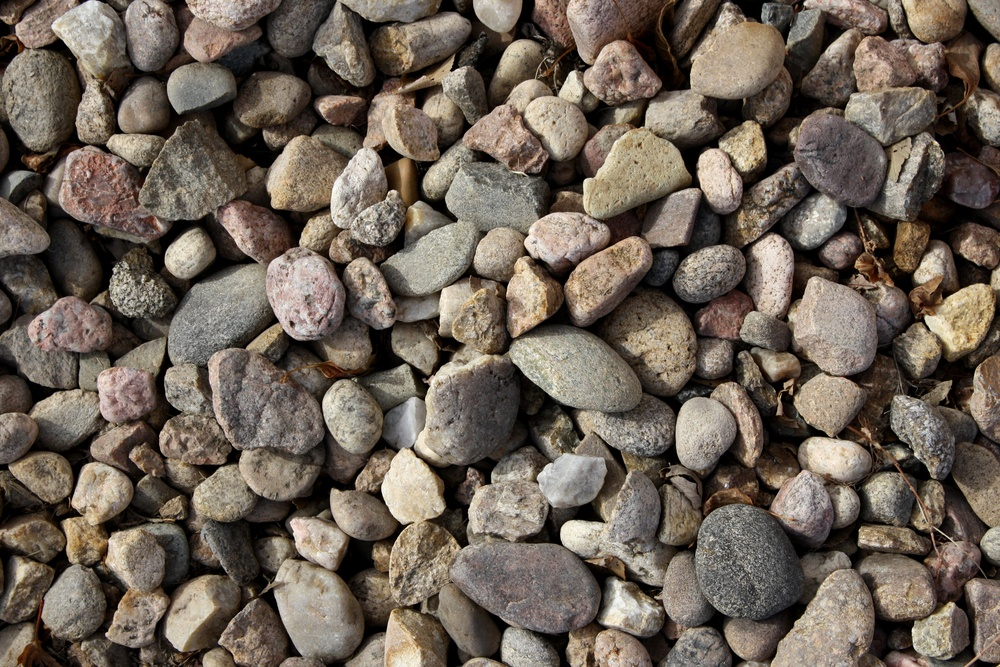
#> input picture pebble-rock-gravel-texture.jpg, 1000 x 667 px, shrunk from 3888 x 2592 before the run, found by its file name; the run also reads 2 pictures not shown here
$ jupyter execute Image_Processing_Scikit_Image_Final.ipynb
#> lines starting #> are read from the running program, lines starting #| are printed output that depends on the picture; after the words box and inside, x2 and y2 are one past the last pixel; in counts of white or black regions, pixels touching at a corner belong together
# **Scikit-image**
# **Fangayou Yaya Ouattara**

# **Image Acquisition and Processing Overview**
This notebook processes five geoscience-related images representing rock textures, outcrops, satellite imagery, terrain maps, and mineral samples using scikit-image. The images are maintained in their original color format unless grayscale conversion is required for specific processing techniques. This approach ensures that geological features are preserved while enabling effective analysis through various image processing methods.

A range of techniques is applied to enhance and extract geological features. Edge detection (Sobel and Canny filters) highlights boundaries in rock formations, while segmentation methods (Watershed and Otsu's Thresholding) isolate distinct geological structures. Histogram equalization improves contrast in satellite and terrain images, revealing finer details, and geometric transformations (such as the Swirl effect) demonstrate spatial distortions for experimental visualization. This workflow ensures accurate feature extraction and analysis, making it highly applicable in remote sensing, structural geology, and mineral identification.

[cell 1]
import numpy as np
import matplotlib.pyplot as plt
from skimage import io
import requests
from io import BytesIO

# GitHub Raw URLs
image_urls = {
    "Rock": "https://raw.githubusercontent.com/fangayou90/Final-Module/main/pebble-rock-gravel-texture.jpg",
    "Outcrop": "https://raw.githubusercontent.com/fangayou90/Final-Module/main/Fayetteville_shale_outcrop.jpg",
    "Satellite": "https://raw.githubusercontent.com/fangayou90/Final-Module/main/North_America_satellite_orthographic.jpg",
    "Terrain": "https://raw.githubusercontent.com/fangayou90/Final-Module/main/Whole_world_-_land_and_oceans.jpg",
    "Mineral": "https://raw.githubusercontent.com/fangayou90/Final-Module/main/cerussite_1.png"
}

images = {}

# Download and load images (Keep them in color)
for name, url in image_urls.items():
    try:
        response = requests.get(url, stream=True)
        response.raise_for_status()  # Ensure request was successful
        img = io.imread(BytesIO(response.content))  # Read image from response
#> img is the input picture: shape (667, 1000, 3); mean R, G, B 108.9, 97.6, 86.2
        images[name] = img
        print(f"Loaded {name} image successfully")
    except Exception as e:
        print(f"Error loading {name} image: {e}")

# Display all images in color
fig, axes = plt.subplots(1, 5, figsize=(20, 5))
for ax, (name, img) in zip(axes, images.items()):
    ax.imshow(img)  # Keep original colors
    ax.set_title(name)
    ax.axis("off")
#> this loop made 5 passes
#> name on passes 1 to 5: 'Rock', 'Outcrop', 'Satellite', 'Terrain', 'Mineral'

plt.show()
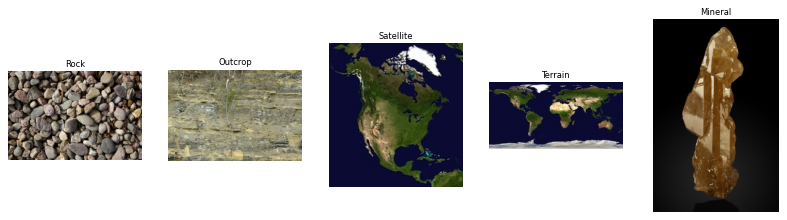
#> figure drawn by matplotlib, 5 panels

## **Example 1: Edge Detection Using the Sobel Filter**

This example demonstrates two important image processing techniques: edge detection using the Sobel filter and segmentation using the watershed algorithm.

The Sobel filter computes the gradient magnitude of the image, highlighting sharp intensity changes that often correspond to geological boundaries, fault lines, or rock formations. This helps in structural mapping and satellite imagery analysis.

The watershed algorithm is then applied to segment different regions within the image, making it useful for separating overlapping geological structures. By leveraging markers and gradients, this method effectively distinguishes different geological features.

Both techniques provide valuable insights into rock formations, terrain structures, and complex natural patterns in geoscience applications.

[cell 2]
import matplotlib.pyplot as plt
from skimage import filters, color
from skimage.io import imread

# Load the image
image1 = imread("https://raw.githubusercontent.com/fangayou90/Final-Module/main/pebble-rock-gravel-texture.jpg")  # Replace with your actual image path
image1_gray = color.rgb2gray(image1)  # Convert to grayscale if needed

# Apply Sobel filter
edges = filters.sobel(image1_gray)
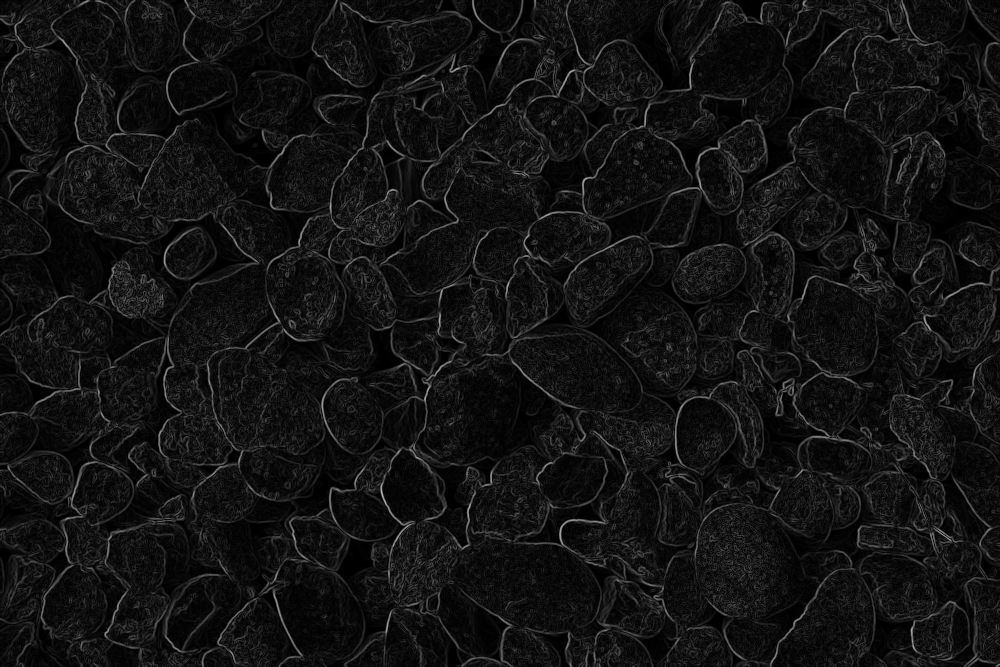
#> edges: shape (667, 1000) float64; min 0, max 0.69, mean 0.0738

# Plot the original and edge-detected images
plt.figure(figsize=(10,5))
plt.subplot(1,2,1)
plt.imshow(image1, cmap='gray')
plt.title('Original Image')
plt.axis('off')

plt.subplot(1,2,2)
plt.imshow(edges, cmap='gray')
plt.title('Edge Detection (Sobel)')
plt.axis('off')

plt.show()

## **Example 2: Image Segmentation Using the Watershed Algorithm**

This example demonstrates two fundamental image processing techniques: segmentation using the Watershed algorithm and edge detection using the Canny algorithm.

The Watershed algorithm segments a geoscience-related image by treating it as a topographic surface, where markers help define boundaries between different geological features. This technique is particularly useful for distinguishing rock layers, mineral deposits, and stratigraphic formations in geological surveys and remote sensing.

The Canny edge detection method is then applied to highlight sharp boundaries, such as fractures in rock formations. By adjusting threshold values, this technique enhances structural details, improving the identification of significant geological features.

Both methods are valuable tools for automating geological interpretations, increasing accuracy and efficiency in analyzing rock formations and terrain structures.

[cell 3]
import numpy as np
import matplotlib.pyplot as plt
from skimage import io, color, segmentation
import requests
from io import BytesIO

# Load the image from GitHub (Ensure your internet connection is active)
image_url = "https://raw.githubusercontent.com/fangayou90/Final-Module/main/Fayetteville_shale_outcrop.jpg"

# Download and read image
response = requests.get(image_url, stream=True)
response.raise_for_status()  # Ensure request was successful
image2 = io.imread(BytesIO(response.content))  # Read image

# Convert to grayscale for segmentation (but keep original image for display)
image2_gray = color.rgb2gray(image2) if image2.ndim == 3 else image2
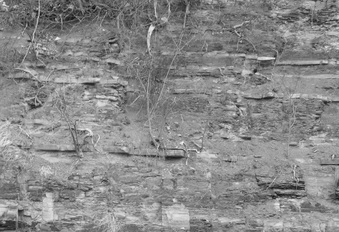
#> image2_gray: shape (232, 339) float64; min 0.0498, max 0.969, mean 0.541

# Create markers for segmentation
markers = np.zeros_like(image2_gray, dtype=np.int32)
markers[image2_gray < 0.3] = 1
markers[image2_gray > 0.7] = 2

# Apply Watershed Segmentation
segmented = segmentation.watershed(image2_gray, markers)
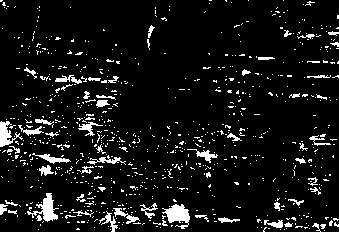
#> segmented: shape (232, 339) int32; values 1 (black) and 2 (white), 8% white; 831 white regions (771 under 20 px), largest, box (x1, y1, x2, y2) and area: (162, 204, 190, 229) 377, (27, 193, 59, 222) 349, (0, 121, 23, 147) 260

# Plot the results
plt.figure(figsize=(10, 5))

# Display original color image
plt.subplot(1, 2, 1)
plt.imshow(image2)  # Keep original colors
plt.title('Original Image')
plt.axis("off")

# Display segmented image
plt.subplot(1, 2, 2)
plt.imshow(segmented, cmap='gray')
plt.title('Segmented Image (Watershed)')
plt.axis("off")

plt.show()

## **Example 3: Enhancing Image Contrast Using Histogram Equalization**

This example explores two key image processing techniques: Histogram Equalization for contrast enhancement and the Hough Transform for detecting linear features.

Histogram Equalization enhances contrast by redistributing pixel intensities, making subtle variations in geological images more visible. This technique is particularly useful in remote sensing, satellite imagery, and aerial photography, helping to highlight rock formations, terrain structures, and mineral distributions.

The Hough Transform is then applied to detect linear features in the image, which can be used to identify geological faults, fractures, and structural trends. Adjusting the transform parameters influences the accuracy of detected lines, making it a valuable tool for geological interpretation.

Together, these methods improve the visibility of critical geological features and enhance the accuracy of structural mapping in geoscience applications.

[cell 4]
import matplotlib.pyplot as plt
from skimage import exposure, io
import requests
from io import BytesIO

# Load the image from GitHub
image_url = "https://raw.githubusercontent.com/fangayou90/Final-Module/main/North_America_satellite_orthographic.jpg"

# Download and read image
response = requests.get(image_url, stream=True)
response.raise_for_status()  # Ensure request was successful
image3 = io.imread(BytesIO(response.content))  # Read image

# Apply Adaptive Histogram Equalization for better contrast
image3_eq = exposure.equalize_adapthist(image3, clip_limit=0.03)  # Works for color images
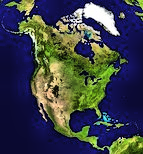
#> image3_eq: shape (154, 143, 3) float64; mean R, G, B 0.238, 0.259, 0.29

# Plot the original and histogram-equalized images
plt.figure(figsize=(10, 5))

# Display original color image
plt.subplot(1, 2, 1)
plt.imshow(image3)
plt.title('Original Image')
plt.axis('off')

# Display histogram-equalized image
plt.subplot(1, 2, 2)
plt.imshow(image3_eq)
plt.title('Histogram Equalization (Color)')
plt.axis('off')

plt.show()

## **Example 4: Geometric Transformation (Swirl)**

This example explores two important image processing techniques: Swirl Transformation for geometric distortion and Thresholding for image segmentation.

The Swirl Transformation distorts the image by rotating pixels around a central point, demonstrating how geometric warping affects spatial structures. While primarily used for artistic or experimental purposes, similar transformations are valuable in geospatial analysis, topographic modeling, and correcting distortions in satellite imagery.

The Thresholding Segmentation technique is then applied to separate different regions in an image based on pixel intensity. This method is particularly useful for distinguishing rock layers in core sample images, helping to classify geological formations more effectively.

By combining these approaches, this example illustrates both the impact of geometric transformations on image structures and the practical applications of segmentation in geological analysis.

[cell 5]
import matplotlib.pyplot as plt
from skimage import transform, io
import requests
from io import BytesIO

# Load the image from GitHub
image_url = "https://raw.githubusercontent.com/fangayou90/Final-Module/main/Whole_world_-_land_and_oceans.jpg"

# Download and read image
response = requests.get(image_url, stream=True)
response.raise_for_status()  # Ensure request was successful
image4 = io.imread(BytesIO(response.content))  # Read image
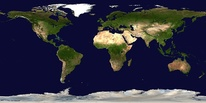
#> input picture Whole_world_-_land_and_oceans.jpg, 206 x 103 px, shrunk from 800 x 400 before the run, found by its file name
#> image4 is the input picture: shape (103, 206, 3); mean R, G, B 50.3, 50.4, 65.1

# Apply Swirl Transformation
swirled = transform.swirl(image4, strength=5, radius=100)
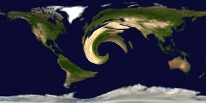
#> swirled: shape (103, 206, 3) float64; mean R, G, B 0.197, 0.197, 0.255

# Plot the original and transformed images
plt.figure(figsize=(10, 5))

# Display original color image
plt.subplot(1, 2, 1)
plt.imshow(image4)
plt.title('Original Image')
plt.axis('off')

# Display swirled image
plt.subplot(1, 2, 2)
plt.imshow(swirled)
plt.title('Swirl Transformation')
plt.axis('off')

plt.show()

## **Example 5: Thresholding (Otsu's Method)**

This example demonstrates two essential image processing techniques: Otsu’s Thresholding for binarization and the Sobel Filter for edge detection.

Otsu’s Thresholding automatically determines the optimal threshold to convert an image into a binary format, separating objects from the background. This technique is widely used in geological microscopy, mineral identification, and rock texture analysis, as it effectively distinguishes different materials without requiring manual adjustments.

The Sobel Filter is then applied to detect edges by enhancing gradient changes in different directions. This method is particularly useful for highlighting textures and structural details in geological samples, helping to identify fractures and rock boundaries even in noisy images.

Together, these techniques enhance the clarity of geological images, improving segmentation and feature detection for more accurate geoscience analysis.

[cell 6]
import matplotlib.pyplot as plt
from skimage import filters, io, color
import requests
from io import BytesIO

# Load the image from GitHub
image_url = "https://raw.githubusercontent.com/fangayou90/Final-Module/main/cerussite_1.png"

# Download and read image
response = requests.get(image_url, stream=True)
response.raise_for_status()  # Ensure request was successful
image5 = io.imread(BytesIO(response.content))  # Read image
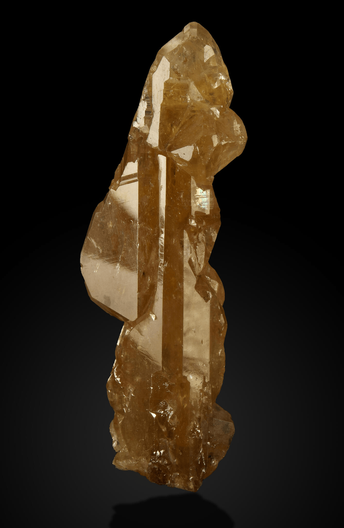
#> input picture cerussite_1.png, 344 x 528 px, shrunk from 1336 x 2052 before the run, found by its file name
#> image5 is the input picture: shape (528, 344, 3); mean R, G, B 40, 30.8, 19.2

# Convert to grayscale for thresholding (but keep original for display)
image5_gray = color.rgb2gray(image5) if image5.ndim == 3 else image5
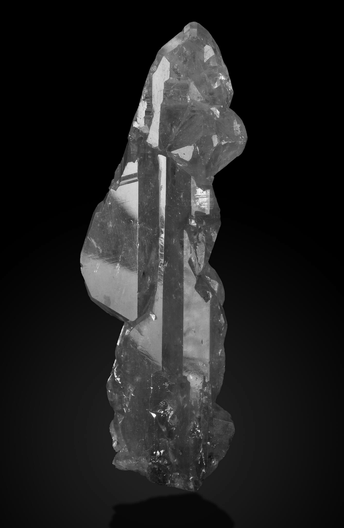
#> image5_gray: shape (528, 344) float64; min 0, max 1, mean 0.125

# Apply Otsu's Thresholding
thresh = filters.threshold_otsu(image5_gray)
#> thresh = 0.213
binary = image5_gray > thresh
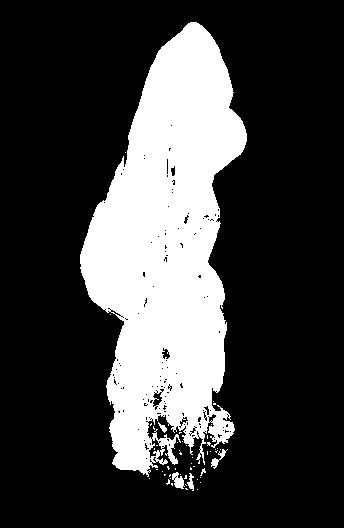
#> binary: shape (528, 344) bool; 24.9% white; 51 white regions (45 under 20 px), largest, box (x1, y1, x2, y2) and area: (80, 22, 247, 477) 44825, (172, 472, 185, 489) 132, (211, 449, 228, 469) 99, (187, 473, 194, 491) 66, (158, 422, 167, 433) 42, (200, 468, 206, 476) 20

# Plot the original and thresholded images
plt.figure(figsize=(10, 5))

# Display original color image
plt.subplot(1, 2, 1)
plt.imshow(image5)
plt.title('Original Image')
plt.axis('off')

# Display thresholded image
plt.subplot(1, 2, 2)
plt.imshow(binary, cmap='gray')
plt.title("Otsu's Thresholding")
plt.axis('off')

plt.show()
